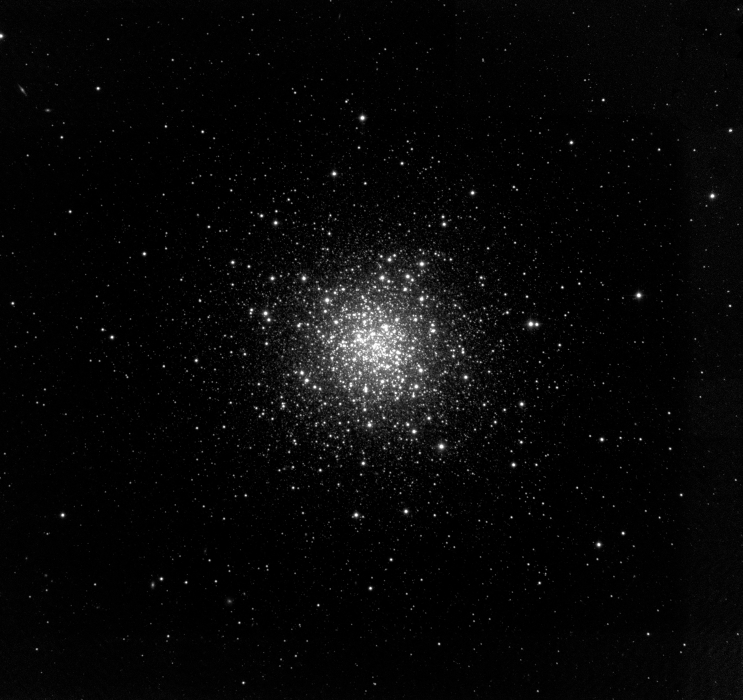
%> input picture Images/Stars2.jpg, 1485 x 1400 px (shown at 1/2 size)
$ octave AdjustStars2.m   (GNU Octave 9; MATLAB toolbox functions it lacks are replaced by stand-ins)
%> lines starting %> are read from the running program, lines starting %| are printed output that depends on the picture
clear all
close all

K=imread('../Stars2.jpg');
%> K is the input picture: size 1400x1485x3 uint8; min 0, max 255, mean 7.6
K = rgb2gray(K);
%> K: size 1400x1485 uint8
uu0=double(K);
[M,N]=size(uu0);
%> M = 1400; N = 1485

u0 = uu0(:,1:M)/255;
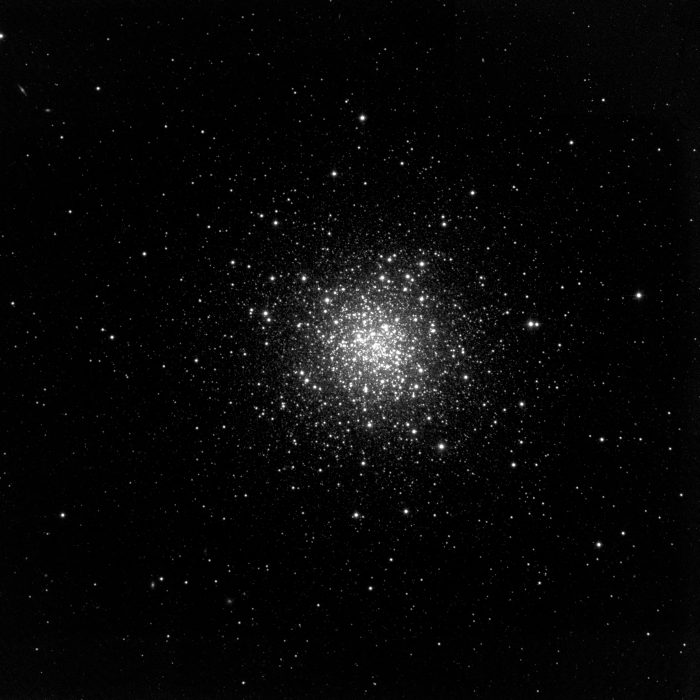
%> u0: size 1400x1400 double (shown at 1/2 size); min 0, max 1, mean 0.03
u0 = imresize(u0,0.25);
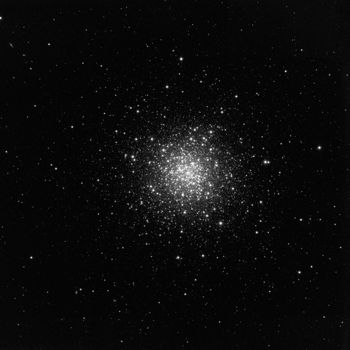
%> u0: size 350x350 double; min -0.02, max 1.03, mean 0.03; drawn with min black and max white

figure(1)
imagesc(u0); axis image; axis off; colormap(gray);

imwrite(u0,'../SmallStars2.jpg');
